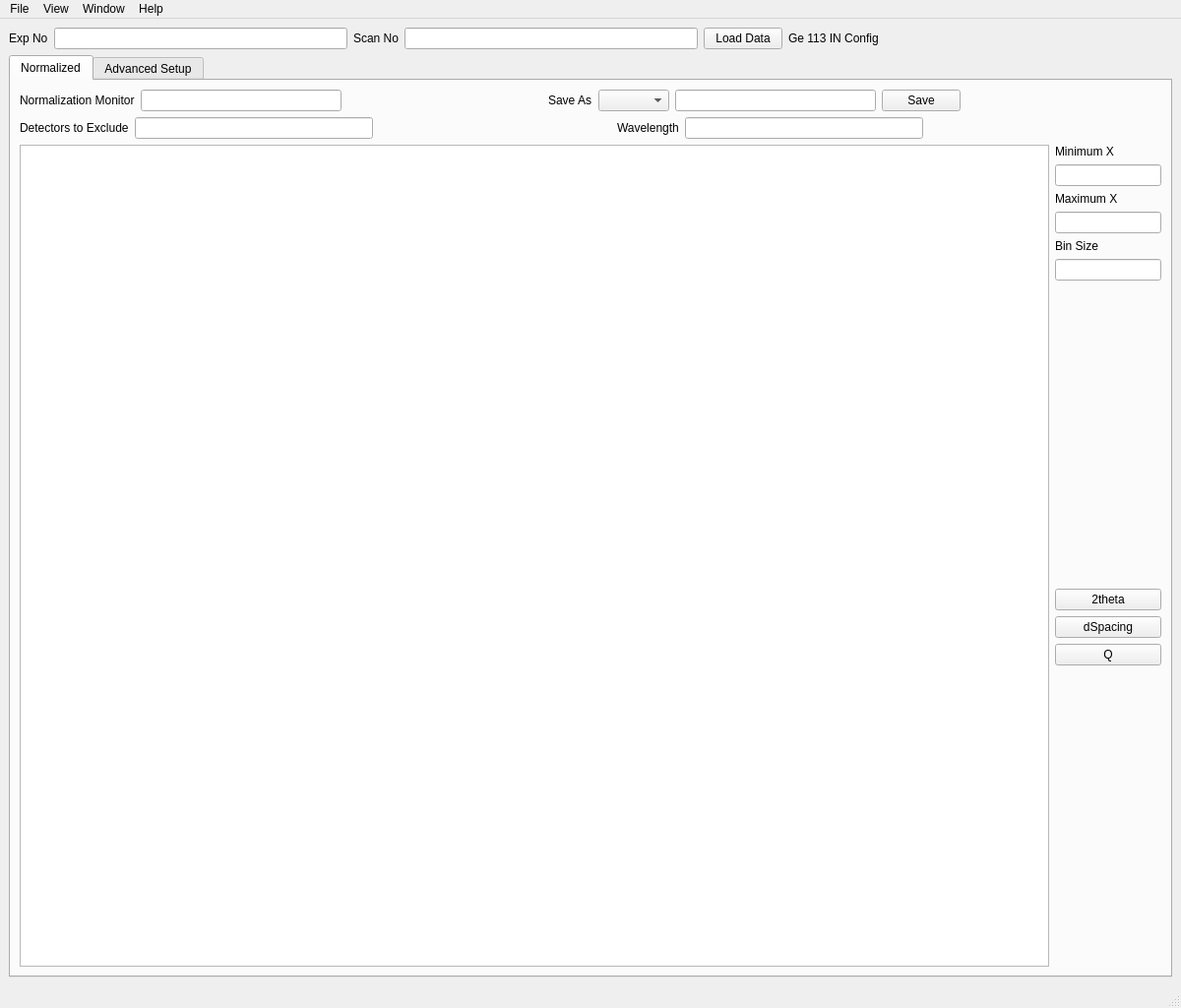
<?xml version="1.0" encoding="UTF-8"?>
<ui version="4.0">
 <class>MainWindow</class>
 <widget class="QMainWindow" name="MainWindow">
  <property name="geometry">
   <rect>
    <x>0</x>
    <y>0</y>
    <width>1200</width>
    <height>1024</height>
   </rect>
  </property>
  <property name="windowTitle">
   <string>MainWindow</string>
  </property>
  <widget class="QWidget" name="centralwidget">
   <layout class="QGridLayout" name="gridLayout">
    <item row="0" column="0">
     <layout class="QVBoxLayout" name="verticalLayout">
      <item>
       <layout class="QHBoxLayout" name="horizontalLayout">
        <item>
         <widget class="QLabel" name="label_expNo">
          <property name="text">
           <string>Exp No</string>
          </property>
         </widget>
        </item>
        <item>
         <widget class="QLineEdit" name="lineEdit_expNo"/>
        </item>
        <item>
         <widget class="QLabel" name="label_scanNo">
          <property name="text">
           <string>Scan No</string>
          </property>
         </widget>
        </item>
        <item>
         <widget class="QLineEdit" name="lineEdit_scanNo"/>
        </item>
        <item>
         <widget class="QPushButton" name="pushButton_loadData">
          <property name="text">
           <string>Load Data</string>
          </property>
         </widget>
        </item>
        <item>
         <widget class="QLabel" name="label_calibration">
          <property name="text">
           <string>Ge 113 IN Config</string>
          </property>
         </widget>
        </item>
        <item>
         <spacer name="horizontalSpacer">
          <property name="orientation">
           <enum>Qt::Horizontal</enum>
          </property>
          <property name="sizeHint" stdset="0">
           <size>
            <width>40</width>
            <height>20</height>
           </size>
          </property>
         </spacer>
        </item>
       </layout>
      </item>
      <item>
       <layout class="QHBoxLayout" name="horizontalLayout_2">
        <item>
         <widget class="QTabWidget" name="tabWidget">
          <property name="currentIndex">
           <number>0</number>
          </property>
          <widget class="QWidget" name="tab">
           <attribute name="title">
            <string>Normalized</string>
           </attribute>
           <layout class="QGridLayout" name="gridLayout_2">
            <item row="0" column="0">
             <layout class="QVBoxLayout" name="verticalLayout_2">
              <item>
               <layout class="QHBoxLayout" name="horizontalLayout_3">
                <item>
                 <widget class="QLabel" name="label_normalizeMonitor">
                  <property name="text">
                   <string>Normalization Monitor</string>
                  </property>
                 </widget>
                </item>
                <item>
                 <widget class="QLineEdit" name="lineEdit_normalizeMonitor"/>
                </item>
                <item>
                 <spacer name="horizontalSpacer_3">
                  <property name="orientation">
                   <enum>Qt::Horizontal</enum>
                  </property>
                  <property name="sizeHint" stdset="0">
                   <size>
                    <width>40</width>
                    <height>20</height>
                   </size>
                  </property>
                 </spacer>
                </item>
                <item>
                 <widget class="QLabel" name="label_outputFormat">
                  <property name="text">
                   <string>Save As</string>
                  </property>
                 </widget>
                </item>
                <item>
                 <widget class="QComboBox" name="comboBox_outputFormat"/>
                </item>
                <item>
                 <widget class="QLineEdit" name="lineEdit_outputFileName"/>
                </item>
                <item>
                 <widget class="QPushButton" name="pushButton_saveData">
                  <property name="text">
                   <string>Save</string>
                  </property>
                 </widget>
                </item>
                <item>
                 <spacer name="horizontalSpacer_2">
                  <property name="orientation">
                   <enum>Qt::Horizontal</enum>
                  </property>
                  <property name="sizeHint" stdset="0">
                   <size>
                    <width>40</width>
                    <height>20</height>
                   </size>
                  </property>
                 </spacer>
                </item>
               </layout>
              </item>
              <item>
               <layout class="QHBoxLayout" name="horizontalLayout_6">
                <item>
                 <widget class="QLabel" name="label_detExcluded">
                  <property name="text">
                   <string>Detectors to Exclude</string>
                  </property>
                 </widget>
                </item>
                <item>
                 <widget class="QLineEdit" name="lineEdit_detExcluded"/>
                </item>
                <item>
                 <spacer name="horizontalSpacer_4">
                  <property name="orientation">
                   <enum>Qt::Horizontal</enum>
                  </property>
                  <property name="sizeHint" stdset="0">
                   <size>
                    <width>40</width>
                    <height>20</height>
                   </size>
                  </property>
                 </spacer>
                </item>
                <item>
                 <widget class="QLabel" name="label_wavelength">
                  <property name="text">
                   <string>Wavelength</string>
                  </property>
                 </widget>
                </item>
                <item>
                 <widget class="QLineEdit" name="lineEdit_wavelength"/>
                </item>
                <item>
                 <spacer name="horizontalSpacer_5">
                  <property name="orientation">
                   <enum>Qt::Horizontal</enum>
                  </property>
                  <property name="sizeHint" stdset="0">
                   <size>
                    <width>40</width>
                    <height>20</height>
                   </size>
                  </property>
                 </spacer>
                </item>
               </layout>
              </item>
              <item>
               <layout class="QHBoxLayout" name="horizontalLayout_5">
                <item>
                 <widget class="QGraphicsView" name="graphicsView_reducedData">
                  <property name="sizePolicy">
                   <sizepolicy hsizetype="Expanding" vsizetype="Expanding">
                    <horstretch>0</horstretch>
                    <verstretch>0</verstretch>
                   </sizepolicy>
                  </property>
                 </widget>
                </item>
                <item>
                 <layout class="QVBoxLayout" name="verticalLayout_3">
                  <item>
                   <widget class="QLabel" name="label_xmin">
                    <property name="sizePolicy">
                     <sizepolicy hsizetype="Preferred" vsizetype="Fixed">
                      <horstretch>0</horstretch>
                      <verstretch>0</verstretch>
                     </sizepolicy>
                    </property>
                    <property name="text">
                     <string>Minimum X</string>
                    </property>
                   </widget>
                  </item>
                  <item>
                   <widget class="QLineEdit" name="lineEdit_xmin">
                    <property name="sizePolicy">
                     <sizepolicy hsizetype="Fixed" vsizetype="Fixed">
                      <horstretch>0</horstretch>
                      <verstretch>0</verstretch>
                     </sizepolicy>
                    </property>
                   </widget>
                  </item>
                  <item>
                   <widget class="QLabel" name="label_xmax_2">
                    <property name="sizePolicy">
                     <sizepolicy hsizetype="Minimum" vsizetype="Fixed">
                      <horstretch>0</horstretch>
                      <verstretch>0</verstretch>
                     </sizepolicy>
                    </property>
                    <property name="text">
                     <string>Maximum X</string>
                    </property>
                   </widget>
                  </item>
                  <item>
                   <widget class="QLineEdit" name="lineEdit_xmax">
                    <property name="sizePolicy">
                     <sizepolicy hsizetype="Fixed" vsizetype="Fixed">
                      <horstretch>0</horstretch>
                      <verstretch>0</verstretch>
                     </sizepolicy>
                    </property>
                   </widget>
                  </item>
                  <item>
                   <widget class="QLabel" name="label_binsize">
                    <property name="sizePolicy">
                     <sizepolicy hsizetype="Preferred" vsizetype="Fixed">
                      <horstretch>0</horstretch>
                      <verstretch>0</verstretch>
                     </sizepolicy>
                    </property>
                    <property name="text">
                     <string>Bin Size</string>
                    </property>
                   </widget>
                  </item>
                  <item>
                   <widget class="QLineEdit" name="lineEdit_binsize">
                    <property name="sizePolicy">
                     <sizepolicy hsizetype="Fixed" vsizetype="Fixed">
                      <horstretch>0</horstretch>
                      <verstretch>0</verstretch>
                     </sizepolicy>
                    </property>
                   </widget>
                  </item>
                  <item>
                   <spacer name="verticalSpacer">
                    <property name="orientation">
                     <enum>Qt::Vertical</enum>
                    </property>
                    <property name="sizeHint" stdset="0">
                     <size>
                      <width>20</width>
                      <height>40</height>
                     </size>
                    </property>
                   </spacer>
                  </item>
                  <item>
                   <widget class="QPushButton" name="pushButton_unit2theta">
                    <property name="text">
                     <string>2theta</string>
                    </property>
                   </widget>
                  </item>
                  <item>
                   <widget class="QPushButton" name="pushButton_unitD">
                    <property name="text">
                     <string>dSpacing</string>
                    </property>
                   </widget>
                  </item>
                  <item>
                   <widget class="QPushButton" name="pushButton_unitQ">
                    <property name="text">
                     <string>Q</string>
                    </property>
                   </widget>
                  </item>
                  <item>
                   <spacer name="verticalSpacer_3">
                    <property name="orientation">
                     <enum>Qt::Vertical</enum>
                    </property>
                    <property name="sizeHint" stdset="0">
                     <size>
                      <width>20</width>
                      <height>40</height>
                     </size>
                    </property>
                   </spacer>
                  </item>
                 </layout>
                </item>
               </layout>
              </item>
             </layout>
            </item>
           </layout>
          </widget>
          <widget class="QWidget" name="tab_2">
           <attribute name="title">
            <string>Advanced Setup</string>
           </attribute>
          </widget>
         </widget>
        </item>
       </layout>
      </item>
     </layout>
    </item>
   </layout>
  </widget>
  <widget class="QMenuBar" name="menubar">
   <property name="geometry">
    <rect>
     <x>0</x>
     <y>0</y>
     <width>1200</width>
     <height>25</height>
    </rect>
   </property>
   <widget class="QMenu" name="menuFile">
    <property name="title">
     <string>File</string>
    </property>
    <addaction name="actionQuit"/>
   </widget>
   <widget class="QMenu" name="menuView">
    <property name="title">
     <string>View</string>
    </property>
   </widget>
   <widget class="QMenu" name="menuHelp">
    <property name="title">
     <string>Help</string>
    </property>
   </widget>
   <widget class="QMenu" name="menuWindow">
    <property name="title">
     <string>Window</string>
    </property>
   </widget>
   <addaction name="menuFile"/>
   <addaction name="menuView"/>
   <addaction name="menuWindow"/>
   <addaction name="menuHelp"/>
  </widget>
  <widget class="QStatusBar" name="statusbar"/>
  <action name="actionQuit">
   <property name="text">
    <string>Quit</string>
   </property>
   <property name="shortcut">
    <string>Ctrl+Q</string>
   </property>
  </action>
 </widget>
 <resources/>
 <connections/>
</ui>
